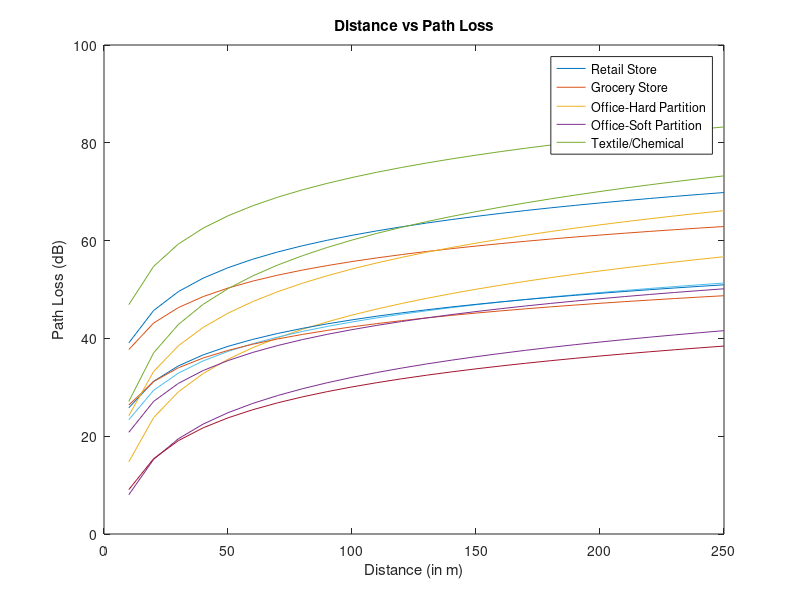

Write the MATLAB code that produced this figure.
clc; clear all; close all;

d0 = 100;
d = 0:10:250;
n = [2.2 1.8 3 2.4 2.6 2.0 2.1 1.8 1.6 3.0 2.1 3.3];
f = [914 914 1500 900 1900 1300 4000 1300 1300 900 4000 1300];
s = [8.7 5.2 7 9.6 14.1 3 7 6 5.8 7 9.7 6.8];

v = 3e8 ./ f;
PL_d0 = 20 * log10(v ./ (4 * pi * d0));
X = s .* randn(size(PL_d0));

PL = PL_d0' + 10 * n' * log10(d / d0) + X';

plot(d, PL);
xlabel('Distance (in m)'); ylabel('Path Loss (dB)');
title('Distance vs Path Loss');
legend('Retail Store', 'Grocery Store', 'Office-Hard Partition', 'Office-Soft Partition', 'Textile/Chemical');
